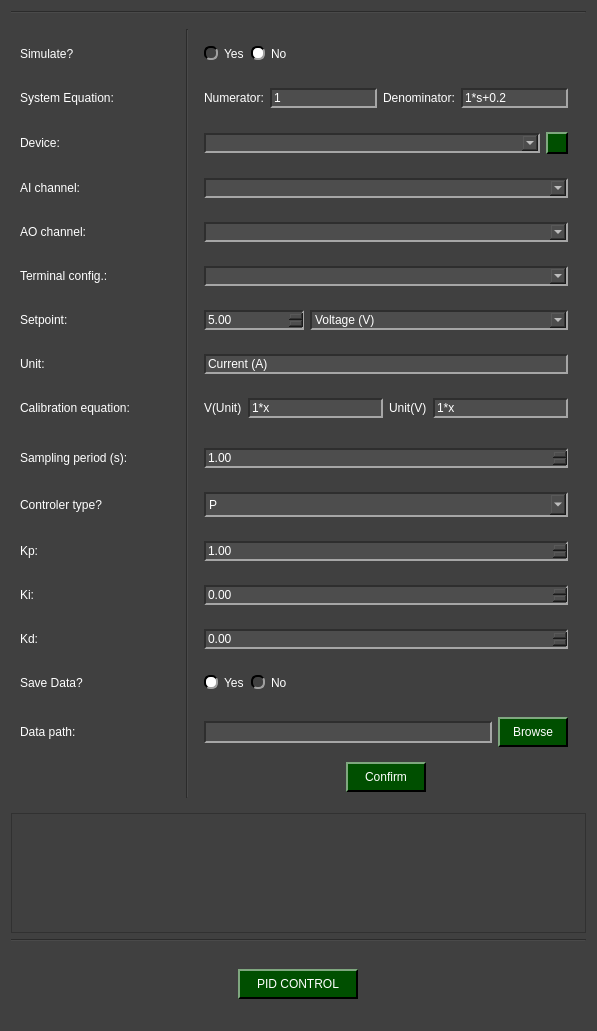
<?xml version="1.0" encoding="UTF-8"?>
<ui version="4.0">
 <class>NIDAQ_PID_Control</class>
 <widget class="QWidget" name="NIDAQ_PID_Control">
  <property name="geometry">
   <rect>
    <x>0</x>
    <y>0</y>
    <width>597</width>
    <height>1031</height>
   </rect>
  </property>
  <property name="windowTitle">
   <string>Form</string>
  </property>
  <property name="styleSheet">
   <string notr="true">QWidget{
	background-color: rgb(64, 64, 64);
}

QTabWidget::pane { 
   border: 1px solid rgb(166, 166, 166);
}

QTabBar::tab {
  	background-color: rgb(77, 77, 77);
 }

 QTabBar::tab:selected {
  	background-color: rgb(140, 140, 140);
	padding-top: 2px;
	padding-bottom: 2px;
	padding-left: 12px;
	padding-right: 12px;
 }

 QTabBar::tab:selected:hover {
  	background-color: rgb(140, 140, 140);
	padding-top: 2px;
	padding-bottom: 2px;
	padding-left: 12px;
	padding-right: 12px;
 }

 QTabBar::tab:hover {
  	background-color: rgb(109, 109, 109);
	padding-top: 2px;
	padding-bottom: 2px;
	padding-left: 12px;
	padding-right: 12px;
 }

 QTabBar::tab:middle {
	border-right: 1px dashed rgb(166, 166, 166);
	border-left: 1px dashed rgb(166, 166, 166);
	padding-top: 2px;
	padding-bottom: 2px;
	padding-left: 12px;
	padding-right: 12px;
 }

 QTabBar::tab:last {
	border-top-right-radius: 10px;
	padding-top: 2px;
	padding-bottom: 2px;
	padding-left: 12px;
	padding-right: 12px;
 }

 QTabBar::tab:first {
	border-top-left-radius: 10px;
	padding-top: 2px;
	padding-bottom: 2px;
	padding-left: 12px;
	padding-right: 12px;
 }


QComboBox QAbstractItemView {
    background-color: rgb(77, 77, 77);
}

QComboBox QAbstractItemView::item:focus{
    background-color: rgb(140, 140, 140);
}

QDoubleSpinBox{
	background-color: rgb(77, 77, 77);
	
	border-top: 1.5px solid rgb(46, 46, 46);
	border-left: 1.5px solid rgb(46, 46, 46);

	border-bottom: 1.5px solid rgb(166, 166, 166);
	border-right: 1.5px solid rgb(166, 166, 166);
}

QDoubleSpinBox::up-button{
    image: url(:/imgs/imgs/drop_up_arrow.png);
	width: 11px;

	background-color: rgb(0, 79, 0);
	border-top: 1.5px solid rgb(127, 167, 127);
	border-left: 1.5px solid rgb(127, 167, 127);

	border-bottom: 1.5px solid rgb(0, 0, 0);
	border-right: 1.5px solid rgb(0, 0, 0);
}

QDoubleSpinBox::up-button:pressed{
	border: 2px solid rgb(255, 255, 255);
}

QDoubleSpinBox::up-button:hover{
	background-color: rgb(0, 50, 0);
}

QDoubleSpinBox::down-button{
    image: url(:/imgs/imgs/drop_down_arrow.png);
	width: 11px;

	background-color: rgb(0, 79, 0);
	border-top: 1.5px solid rgb(127, 167, 127);
	border-left: 1.5px solid rgb(127, 167, 127);

	border-bottom: 1.5px solid rgb(0, 0, 0);
	border-right: 1.5px solid rgb(0, 0, 0);
}

QDoubleSpinBox::down-button:pressed{
	border: 2px solid rgb(255, 255, 255);
}

QDoubleSpinBox::down-button:hover{
	background-color: rgb(0, 50, 0);
}

QWidget#centralwidget{
	background-color: rgb(64, 64, 64);
}

QWidget{
	color: rgb(255, 255, 255);
}

QComboBox{
	background-color: rgb(77, 77, 77);
	
	border-top: 1.5px solid rgb(46, 46, 46);
	border-left: 1.5px solid rgb(46, 46, 46);

	border-bottom: 1.5px solid rgb(166, 166, 166);
	border-right: 1.5px solid rgb(166, 166, 166);
}


QComboBox::drop-down{
	image: url(:/imgs/imgs/drop_down_arrow.png);
	width: 11px;

	background-color: rgb(0, 79, 0);
	border-top: 2px solid rgb(127, 167, 127);
	border-left: 2px solid rgb(127, 167, 127);

	border-bottom: 2px solid rgb(0, 0, 0);
	border-right: 2px solid rgb(0, 0, 0);
}

QComboBox::drop-down:hover{
	background-color: rgb(0, 50, 0);
}

QComboBox::drop-down:pressed{
	border: 2px solid rgb(255, 255, 255);
}

QPushButton{
	background-color: rgb(0, 79, 0);

	border-top: 1.5px solid rgb(127, 167, 127);
	border-left: 1.5px solid rgb(127, 167, 127);

	border-bottom: 1.5px solid rgb(0, 0, 0);
	border-right: 1.5px solid rgb(0, 0, 0);

	
	font: 12pt &quot;Helvetica&quot;;
	text-align:center;
}

QWidget{
	font: 12pt &quot;Helvetica&quot;;
}

QPushButton:hover{
	background-color: rgb(0, 50, 0);
}

QPushButton:pressed{
	border: 2px solid rgb(255, 255, 255);
}

QLineEdit{
	background-color: rgb(77, 77, 77);
	border-top: 1.5px solid rgb(46, 46, 46);
	border-left: 1.5px solid rgb(46, 46, 46);

	border-bottom: 1.5px solid rgb(166, 166, 166);
	border-right: 1.5px solid rgb(166, 166, 166);
}

QRadioButton::indicator{
	border-radius: 6px;
	border-top: 1.5px solid rgb(0, 0, 0);
	border-left: 1.5px solid rgb(0, 0, 0);

	border-bottom: 1.5px solid rgb(160, 160, 160);
	border-right: 1.5px solid rgb(160, 160, 160);
}

QRadioButton::indicator::checked{
	background-color: white;
}

QRadioButton::indicator::unchecked:hover{
	background-color: #9F9F9F;
}

QRadioButton::indicator::pressed{
	border: 1.5px solid #505050
}

QPushButton#reload_devices{
	image: url(:/imgs/imgs/reload.png);
	width: 11px;
	background-color: rgb(0, 79, 0);

	border-top: 1.5px solid rgb(127, 167, 127);
	border-left: 1.5px solid rgb(127, 167, 127);

	border-bottom: 1.5px solid rgb(0, 0, 0);
	border-right: 1.5px solid rgb(0, 0, 0);

	
	font: 12pt &quot;Helvetica&quot;;
	text-align:center;
}

QPushButton#reload_devices:hover{
	background-color: rgb(0, 50, 0);
}

QPushButton#reload_devices:pressed{
	border: 2px solid rgb(255, 255, 255);
}


QDoubleSpinBox{
	background-color: rgb(77, 77, 77);
	
	border-top: 1.5px solid rgb(46, 46, 46);
	border-left: 1.5px solid rgb(46, 46, 46);

	border-bottom: 1.5px solid rgb(166, 166, 166);
	border-right: 1.5px solid rgb(166, 166, 166);
}

QDoubleSpinBox::up-button{
    image: url(:/imgs/imgs/drop_up_arrow.png);
	width: 11px;

	background-color: rgb(0, 79, 0);
	border-top: 1.5px solid rgb(127, 167, 127);
	border-left: 1.5px solid rgb(127, 167, 127);

	border-bottom: 1.5px solid rgb(0, 0, 0);
	border-right: 1.5px solid rgb(0, 0, 0);
}

QDoubleSpinBox:disabled {
    background-color: rgb(50, 50, 50);
    
    border-top: 1.5px solid rgb(30, 30, 30);
    border-left: 1.5px solid rgb(30, 30, 30);
    
    border-bottom: 1.5px solid rgb(100, 100, 100);
    border-right: 1.5px solid rgb(100, 100, 100);
    
    color: rgb(150, 150, 150);
}

QDoubleSpinBox::up-button:pressed{
	border: 2px solid rgb(255, 255, 255);
}

QDoubleSpinBox::up-button:hover{
	background-color: rgb(0, 50, 0);
}

QDoubleSpinBox::down-button{
    image: url(:/imgs/imgs/drop_down_arrow.png);
	width: 11px;

	background-color: rgb(0, 79, 0);
	border-top: 1.5px solid rgb(127, 167, 127);
	border-left: 1.5px solid rgb(127, 167, 127);

	border-bottom: 1.5px solid rgb(0, 0, 0);
	border-right: 1.5px solid rgb(0, 0, 0);
}

QDoubleSpinBox::down-button:pressed{
	border: 2px solid rgb(255, 255, 255);
}

QDoubleSpinBox::down-button:hover{
	background-color: rgb(0, 50, 0);
}
</string>
  </property>
  <layout class="QGridLayout" name="gridLayout">
   <item row="3" column="0">
    <widget class="QFrame" name="frame_equation">
     <property name="minimumSize">
      <size>
       <width>400</width>
       <height>120</height>
      </size>
     </property>
     <property name="frameShape">
      <enum>QFrame::Shape::StyledPanel</enum>
     </property>
     <property name="frameShadow">
      <enum>QFrame::Shadow::Raised</enum>
     </property>
     <layout class="QGridLayout" name="gridLayout_5">
      <item row="0" column="0">
       <widget class="QWidget" name="widget_image" native="true">
        <property name="minimumSize">
         <size>
          <width>0</width>
          <height>100</height>
         </size>
        </property>
        <layout class="QVBoxLayout" name="image_layout"/>
       </widget>
      </item>
     </layout>
    </widget>
   </item>
   <item row="2" column="0">
    <widget class="QWidget" name="widget_top" native="true">
     <layout class="QGridLayout" name="gridLayout_2">
      <item row="6" column="0">
       <widget class="QLabel" name="label_terminal">
        <property name="text">
         <string>Terminal config.:</string>
        </property>
       </widget>
      </item>
      <item row="0" column="2" rowspan="20">
       <widget class="Line" name="line">
        <property name="minimumSize">
         <size>
          <width>0</width>
          <height>0</height>
         </size>
        </property>
        <property name="orientation">
         <enum>Qt::Orientation::Vertical</enum>
        </property>
       </widget>
      </item>
      <item row="7" column="0">
       <widget class="QLabel" name="label_setpoint">
        <property name="minimumSize">
         <size>
          <width>0</width>
          <height>30</height>
         </size>
        </property>
        <property name="text">
         <string>Setpoint:</string>
        </property>
       </widget>
      </item>
      <item row="18" column="3" alignment="Qt::AlignmentFlag::AlignHCenter">
       <widget class="QPushButton" name="pushButton_confirm">
        <property name="minimumSize">
         <size>
          <width>80</width>
          <height>30</height>
         </size>
        </property>
        <property name="maximumSize">
         <size>
          <width>100</width>
          <height>16777215</height>
         </size>
        </property>
        <property name="text">
         <string>Confirm</string>
        </property>
       </widget>
      </item>
      <item row="17" column="3" alignment="Qt::AlignmentFlag::AlignVCenter">
       <widget class="QWidget" name="widget_path" native="true">
        <layout class="QHBoxLayout" name="horizontalLayout_10">
         <item>
          <widget class="QLineEdit" name="path_line_edit">
           <property name="minimumSize">
            <size>
             <width>0</width>
             <height>22</height>
            </size>
           </property>
          </widget>
         </item>
         <item>
          <widget class="QPushButton" name="path_folder_browse">
           <property name="minimumSize">
            <size>
             <width>70</width>
             <height>30</height>
            </size>
           </property>
           <property name="text">
            <string>Browse</string>
           </property>
          </widget>
         </item>
        </layout>
       </widget>
      </item>
      <item row="15" column="0">
       <widget class="QLabel" name="label_kd">
        <property name="minimumSize">
         <size>
          <width>0</width>
          <height>30</height>
         </size>
        </property>
        <property name="text">
         <string>Kd:</string>
        </property>
       </widget>
      </item>
      <item row="16" column="0">
       <widget class="QLabel" name="label_save">
        <property name="text">
         <string>Save Data?</string>
        </property>
       </widget>
      </item>
      <item row="11" column="3">
       <widget class="QWidget" name="widget_period" native="true">
        <layout class="QHBoxLayout" name="horizontalLayout_8">
         <item>
          <widget class="QDoubleSpinBox" name="doubleSpinBox_period">
           <property name="maximum">
            <double>9999999.000000000000000</double>
           </property>
           <property name="singleStep">
            <double>0.100000000000000</double>
           </property>
           <property name="value">
            <double>1.000000000000000</double>
           </property>
          </widget>
         </item>
        </layout>
       </widget>
      </item>
      <item row="9" column="1" alignment="Qt::AlignmentFlag::AlignRight">
       <widget class="QLabel" name="label_i_equation">
        <property name="toolTip">
         <string>&lt;html&gt;&lt;head/&gt;&lt;body&gt;&lt;p&gt;&lt;span style=&quot; font-size:14pt;&quot;&gt;The equation should be written in the form: Ax²+Bx+C&lt;/span&gt;&lt;/p&gt;&lt;/body&gt;&lt;/html&gt;</string>
        </property>
        <property name="text">
         <string>&lt;html&gt;&lt;head/&gt;&lt;body&gt;&lt;p&gt;&lt;img src=&quot;:/imgs/imgs/inform.png&quot;/&gt;&lt;/p&gt;&lt;/body&gt;&lt;/html&gt;</string>
        </property>
       </widget>
      </item>
      <item row="13" column="3">
       <widget class="QWidget" name="widget_kp" native="true">
        <layout class="QHBoxLayout" name="horizontalLayout_6">
         <item>
          <widget class="QDoubleSpinBox" name="doubleSpinBox_kp">
           <property name="maximum">
            <double>999999.000000000000000</double>
           </property>
           <property name="singleStep">
            <double>0.100000000000000</double>
           </property>
           <property name="value">
            <double>1.000000000000000</double>
           </property>
          </widget>
         </item>
        </layout>
       </widget>
      </item>
      <item row="3" column="3">
       <widget class="QWidget" name="widget_nidaq" native="true">
        <layout class="QHBoxLayout" name="horizontalLayout_2">
         <item>
          <widget class="QComboBox" name="device_combo">
           <property name="minimumSize">
            <size>
             <width>0</width>
             <height>0</height>
            </size>
           </property>
           <property name="maximumSize">
            <size>
             <width>9000000</width>
             <height>16777215</height>
            </size>
           </property>
          </widget>
         </item>
         <item>
          <widget class="QPushButton" name="reload_devices">
           <property name="minimumSize">
            <size>
             <width>22</width>
             <height>22</height>
            </size>
           </property>
           <property name="maximumSize">
            <size>
             <width>22</width>
             <height>22</height>
            </size>
           </property>
           <property name="text">
            <string/>
           </property>
          </widget>
         </item>
        </layout>
       </widget>
      </item>
      <item row="14" column="3">
       <widget class="QWidget" name="widget_ki" native="true">
        <layout class="QHBoxLayout" name="horizontalLayout_4">
         <item>
          <widget class="QDoubleSpinBox" name="doubleSpinBox_ki">
           <property name="maximum">
            <double>999999.000000000000000</double>
           </property>
           <property name="singleStep">
            <double>0.100000000000000</double>
           </property>
          </widget>
         </item>
        </layout>
       </widget>
      </item>
      <item row="8" column="3" alignment="Qt::AlignmentFlag::AlignVCenter">
       <widget class="QWidget" name="widget_unit" native="true">
        <layout class="QHBoxLayout" name="horizontalLayout">
         <item>
          <widget class="QLineEdit" name="lineEdit_unit">
           <property name="sizePolicy">
            <sizepolicy hsizetype="Expanding" vsizetype="Fixed">
             <horstretch>10</horstretch>
             <verstretch>0</verstretch>
            </sizepolicy>
           </property>
           <property name="maximumSize">
            <size>
             <width>9999999</width>
             <height>16777215</height>
            </size>
           </property>
           <property name="text">
            <string>Current (A)</string>
           </property>
          </widget>
         </item>
        </layout>
       </widget>
      </item>
      <item row="11" column="0">
       <widget class="QLabel" name="label_periody">
        <property name="minimumSize">
         <size>
          <width>0</width>
          <height>30</height>
         </size>
        </property>
        <property name="text">
         <string>Sampling period (s):</string>
        </property>
       </widget>
      </item>
      <item row="12" column="3">
       <widget class="QWidget" name="widget_type" native="true">
        <property name="minimumSize">
         <size>
          <width>100</width>
          <height>0</height>
         </size>
        </property>
        <layout class="QHBoxLayout" name="horizontalLayout_7">
         <item>
          <widget class="QComboBox" name="comboBox_type">
           <property name="minimumSize">
            <size>
             <width>0</width>
             <height>25</height>
            </size>
           </property>
           <property name="maximumSize">
            <size>
             <width>9000000</width>
             <height>16777215</height>
            </size>
           </property>
           <item>
            <property name="text">
             <string>P</string>
            </property>
           </item>
           <item>
            <property name="text">
             <string>PI</string>
            </property>
           </item>
           <item>
            <property name="text">
             <string>PD</string>
            </property>
           </item>
           <item>
            <property name="text">
             <string>PID</string>
            </property>
           </item>
          </widget>
         </item>
        </layout>
       </widget>
      </item>
      <item row="4" column="3">
       <widget class="QWidget" name="widget_ai_channel" native="true">
        <layout class="QHBoxLayout" name="horizontalLayout_13">
         <item>
          <widget class="QComboBox" name="ai_channel_combo"/>
         </item>
        </layout>
       </widget>
      </item>
      <item row="12" column="0">
       <widget class="QLabel" name="label_type">
        <property name="minimumSize">
         <size>
          <width>0</width>
          <height>30</height>
         </size>
        </property>
        <property name="toolTip">
         <string>&lt;html&gt;&lt;head/&gt;&lt;body&gt;&lt;p&gt;&lt;img src=&quot;:/imgs/imgs/PID_Flow.png&quot;/&gt;&lt;/p&gt;&lt;/body&gt;&lt;/html&gt;</string>
        </property>
        <property name="text">
         <string>Controler type?</string>
        </property>
       </widget>
      </item>
      <item row="8" column="0">
       <widget class="QLabel" name="label_unit">
        <property name="minimumSize">
         <size>
          <width>0</width>
          <height>30</height>
         </size>
        </property>
        <property name="text">
         <string>Unit:</string>
        </property>
       </widget>
      </item>
      <item row="12" column="1">
       <widget class="QLabel" name="label_i_type">
        <property name="toolTip">
         <string>&lt;html&gt;&lt;head/&gt;&lt;body&gt;&lt;p&gt;&lt;img src=&quot;:/imgs/imgs/PID_Flow.png&quot;/&gt;&lt;/p&gt;&lt;/body&gt;&lt;/html&gt;</string>
        </property>
        <property name="text">
         <string>&lt;html&gt;&lt;head/&gt;&lt;body&gt;&lt;p&gt;&lt;img src=&quot;:/imgs/imgs/inform.png&quot;/&gt;&lt;/p&gt;&lt;/body&gt;&lt;/html&gt;</string>
        </property>
       </widget>
      </item>
      <item row="1" column="3">
       <widget class="QWidget" name="widget_6" native="true">
        <layout class="QHBoxLayout" name="horizontalLayout_9">
         <item>
          <widget class="QRadioButton" name="yes_simulate_radio">
           <property name="text">
            <string>Yes</string>
           </property>
           <attribute name="buttonGroup">
            <string notr="true">simulate_radio_group</string>
           </attribute>
          </widget>
         </item>
         <item>
          <widget class="QRadioButton" name="no_simulate_radio">
           <property name="text">
            <string>No</string>
           </property>
           <property name="checked">
            <bool>true</bool>
           </property>
           <attribute name="buttonGroup">
            <string notr="true">simulate_radio_group</string>
           </attribute>
          </widget>
         </item>
         <item>
          <spacer name="horizontalSpacer_2">
           <property name="orientation">
            <enum>Qt::Orientation::Horizontal</enum>
           </property>
           <property name="sizeHint" stdset="0">
            <size>
             <width>40</width>
             <height>20</height>
            </size>
           </property>
          </spacer>
         </item>
        </layout>
       </widget>
      </item>
      <item row="1" column="0">
       <widget class="QLabel" name="label_simulate">
        <property name="text">
         <string>Simulate?</string>
        </property>
       </widget>
      </item>
      <item row="16" column="3">
       <widget class="QWidget" name="widget_3" native="true">
        <layout class="QHBoxLayout" name="horizontalLayout_12">
         <item>
          <widget class="QRadioButton" name="yes_save_radio">
           <property name="autoFillBackground">
            <bool>false</bool>
           </property>
           <property name="text">
            <string>Yes</string>
           </property>
           <property name="checked">
            <bool>true</bool>
           </property>
           <attribute name="buttonGroup">
            <string notr="true">save_radio_group</string>
           </attribute>
          </widget>
         </item>
         <item>
          <widget class="QRadioButton" name="no_save_radio">
           <property name="text">
            <string>No</string>
           </property>
           <attribute name="buttonGroup">
            <string notr="true">save_radio_group</string>
           </attribute>
          </widget>
         </item>
         <item>
          <spacer name="horizontalSpacer">
           <property name="orientation">
            <enum>Qt::Orientation::Horizontal</enum>
           </property>
           <property name="sizeHint" stdset="0">
            <size>
             <width>40</width>
             <height>20</height>
            </size>
           </property>
          </spacer>
         </item>
        </layout>
       </widget>
      </item>
      <item row="17" column="0">
       <widget class="QLabel" name="label_path">
        <property name="text">
         <string>Data path:</string>
        </property>
       </widget>
      </item>
      <item row="15" column="3" alignment="Qt::AlignmentFlag::AlignVCenter">
       <widget class="QWidget" name="widget_kd" native="true">
        <layout class="QHBoxLayout" name="horizontalLayout_5">
         <item>
          <widget class="QDoubleSpinBox" name="doubleSpinBox_kd">
           <property name="maximum">
            <double>9999999.000000000000000</double>
           </property>
           <property name="singleStep">
            <double>0.100000000000000</double>
           </property>
          </widget>
         </item>
        </layout>
       </widget>
      </item>
      <item row="4" column="0">
       <widget class="QLabel" name="label_ai_channel">
        <property name="text">
         <string>AI channel:</string>
        </property>
       </widget>
      </item>
      <item row="6" column="3">
       <widget class="QWidget" name="widget_terminal_config" native="true">
        <layout class="QHBoxLayout" name="horizontalLayout_11">
         <item>
          <widget class="QComboBox" name="terminal_config_combo"/>
         </item>
        </layout>
       </widget>
      </item>
      <item row="7" column="3">
       <widget class="QWidget" name="widget_setpoint" native="true">
        <layout class="QHBoxLayout" name="horizontalLayout_3">
         <item>
          <widget class="QDoubleSpinBox" name="doubleSpinBox_setpoint">
           <property name="maximumSize">
            <size>
             <width>100</width>
             <height>16777215</height>
            </size>
           </property>
           <property name="maximum">
            <double>9999999.000000000000000</double>
           </property>
           <property name="singleStep">
            <double>0.100000000000000</double>
           </property>
           <property name="value">
            <double>5.000000000000000</double>
           </property>
          </widget>
         </item>
         <item>
          <widget class="QComboBox" name="comboBox_setpoint">
           <property name="minimumSize">
            <size>
             <width>190</width>
             <height>0</height>
            </size>
           </property>
           <property name="maximumSize">
            <size>
             <width>9000000</width>
             <height>16777215</height>
            </size>
           </property>
           <item>
            <property name="text">
             <string>Voltage (V)</string>
            </property>
           </item>
           <item>
            <property name="text">
             <string>Temperature (C°)</string>
            </property>
           </item>
           <item>
            <property name="text">
             <string>Other</string>
            </property>
           </item>
          </widget>
         </item>
        </layout>
       </widget>
      </item>
      <item row="14" column="0">
       <widget class="QLabel" name="label_ki">
        <property name="minimumSize">
         <size>
          <width>0</width>
          <height>30</height>
         </size>
        </property>
        <property name="text">
         <string>Ki:</string>
        </property>
       </widget>
      </item>
      <item row="3" column="0">
       <widget class="QLabel" name="label_nidaq">
        <property name="minimumSize">
         <size>
          <width>154</width>
          <height>30</height>
         </size>
        </property>
        <property name="maximumSize">
         <size>
          <width>160</width>
          <height>16777215</height>
         </size>
        </property>
        <property name="text">
         <string>Device:</string>
        </property>
       </widget>
      </item>
      <item row="9" column="0">
       <widget class="QLabel" name="label_equation">
        <property name="minimumSize">
         <size>
          <width>0</width>
          <height>30</height>
         </size>
        </property>
        <property name="toolTip">
         <string>&lt;html&gt;&lt;head/&gt;&lt;body&gt;&lt;p&gt;&lt;span style=&quot; font-size:14pt;&quot;&gt;The equation should be written in the form: Ax²+Bx+C&lt;/span&gt;&lt;/p&gt;&lt;/body&gt;&lt;/html&gt;</string>
        </property>
        <property name="text">
         <string>Calibration equation:</string>
        </property>
       </widget>
      </item>
      <item row="5" column="0">
       <widget class="QLabel" name="label_ao_channel">
        <property name="text">
         <string>AO channel:</string>
        </property>
       </widget>
      </item>
      <item row="13" column="0">
       <widget class="QLabel" name="label_kp">
        <property name="minimumSize">
         <size>
          <width>0</width>
          <height>30</height>
         </size>
        </property>
        <property name="text">
         <string>Kp:</string>
        </property>
       </widget>
      </item>
      <item row="5" column="3">
       <widget class="QWidget" name="widget_ao_channel" native="true">
        <layout class="QHBoxLayout" name="horizontalLayout_14">
         <item>
          <widget class="QComboBox" name="ao_channel_combo"/>
         </item>
        </layout>
       </widget>
      </item>
      <item row="9" column="3">
       <widget class="QWidget" name="widget_equation" native="true">
        <layout class="QHBoxLayout" name="horizontalLayout_15">
         <item>
          <widget class="QLabel" name="label_vunit">
           <property name="text">
            <string>V(Unit)</string>
           </property>
          </widget>
         </item>
         <item>
          <widget class="QLineEdit" name="lineEdit_equationvu">
           <property name="text">
            <string>1*x</string>
           </property>
          </widget>
         </item>
         <item>
          <widget class="QLabel" name="label_unitv">
           <property name="text">
            <string>Unit(V)</string>
           </property>
          </widget>
         </item>
         <item>
          <widget class="QLineEdit" name="lineEdit_equationuv">
           <property name="text">
            <string>1*x</string>
           </property>
          </widget>
         </item>
        </layout>
       </widget>
      </item>
      <item row="2" column="0">
       <widget class="QLabel" name="label_system_equation">
        <property name="text">
         <string>System Equation:</string>
        </property>
       </widget>
      </item>
      <item row="2" column="1">
       <widget class="QLabel" name="label_i_polinomial">
        <property name="toolTip">
         <string>&lt;html&gt;&lt;head/&gt;&lt;body&gt;&lt;p&gt;&lt;span style=&quot; font-size:14pt;&quot;&gt;Transfer function of a polynomial system G(s) = N(s) / D(s), where N(s) and D(s) are polynomials in s.&lt;/span&gt;&lt;/p&gt;&lt;/body&gt;&lt;/html&gt;</string>
        </property>
        <property name="text">
         <string>&lt;html&gt;&lt;head/&gt;&lt;body&gt;&lt;p&gt;&lt;img src=&quot;:/imgs/imgs/inform.png&quot;/&gt;&lt;/p&gt;&lt;/body&gt;&lt;/html&gt;</string>
        </property>
       </widget>
      </item>
      <item row="2" column="3">
       <widget class="QWidget" name="widget_polynomial" native="true">
        <layout class="QHBoxLayout" name="horizontalLayout_16">
         <item>
          <widget class="QLabel" name="label_numerator">
           <property name="text">
            <string>Numerator:</string>
           </property>
          </widget>
         </item>
         <item>
          <widget class="QLineEdit" name="lineEdit_numerator">
           <property name="text">
            <string>1</string>
           </property>
          </widget>
         </item>
         <item>
          <widget class="QLabel" name="label_denominator">
           <property name="text">
            <string>Denominator:</string>
           </property>
          </widget>
         </item>
         <item>
          <widget class="QLineEdit" name="lineEdit_denominator">
           <property name="text">
            <string>1*s+0.2</string>
           </property>
          </widget>
         </item>
        </layout>
       </widget>
      </item>
     </layout>
    </widget>
   </item>
   <item row="1" column="0">
    <widget class="Line" name="line_2">
     <property name="minimumSize">
      <size>
       <width>0</width>
       <height>0</height>
      </size>
     </property>
     <property name="orientation">
      <enum>Qt::Orientation::Horizontal</enum>
     </property>
    </widget>
   </item>
   <item row="4" column="0">
    <widget class="Line" name="line_3">
     <property name="minimumSize">
      <size>
       <width>0</width>
       <height>0</height>
      </size>
     </property>
     <property name="orientation">
      <enum>Qt::Orientation::Horizontal</enum>
     </property>
    </widget>
   </item>
   <item row="5" column="0" alignment="Qt::AlignmentFlag::AlignHCenter|Qt::AlignmentFlag::AlignVCenter">
    <widget class="QPushButton" name="pushButton_start">
     <property name="minimumSize">
      <size>
       <width>120</width>
       <height>30</height>
      </size>
     </property>
     <property name="maximumSize">
      <size>
       <width>150</width>
       <height>30</height>
      </size>
     </property>
     <property name="text">
      <string>PID CONTROL</string>
     </property>
    </widget>
   </item>
  </layout>
 </widget>
 <resources>
  <include location="resources_1.qrc"/>
 </resources>
 <connections/>
 <buttongroups>
  <buttongroup name="save_radio_group"/>
  <buttongroup name="simulate_radio_group"/>
 </buttongroups>
</ui>
